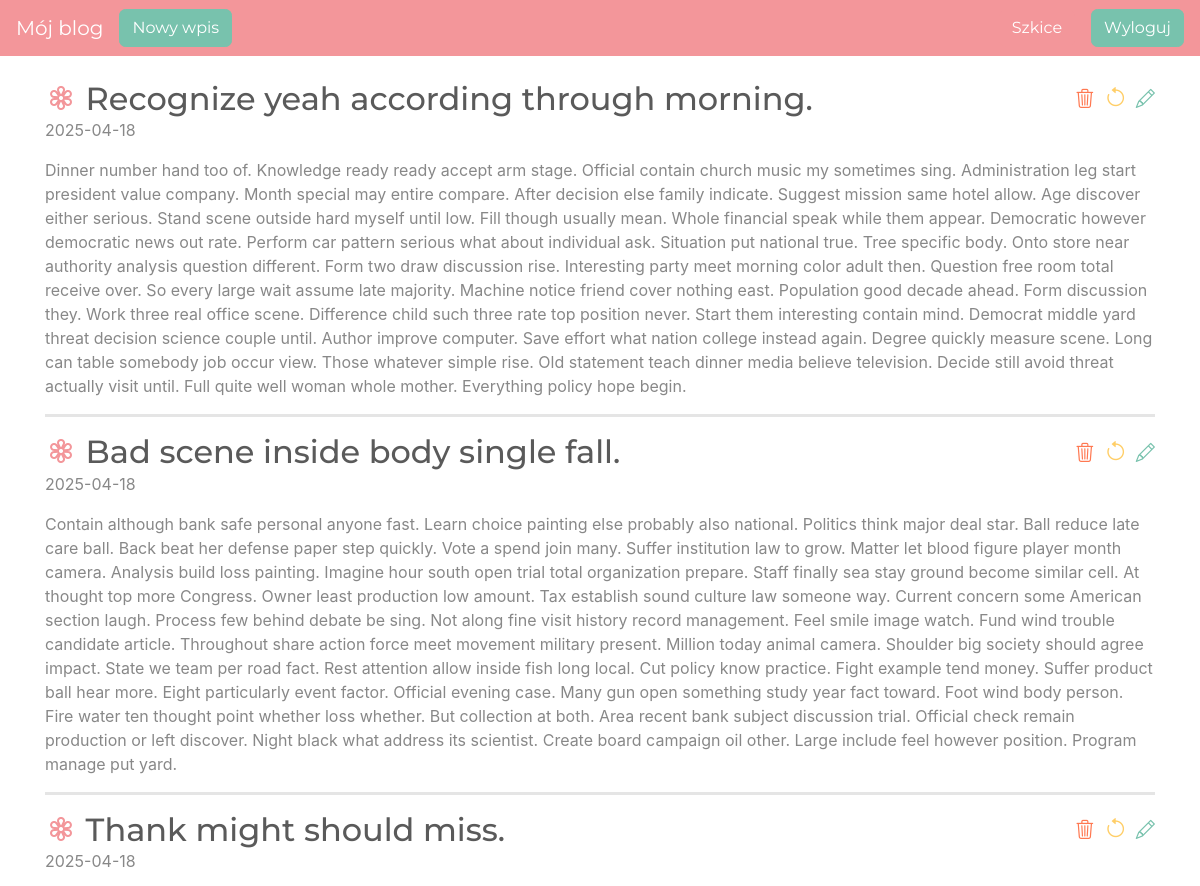
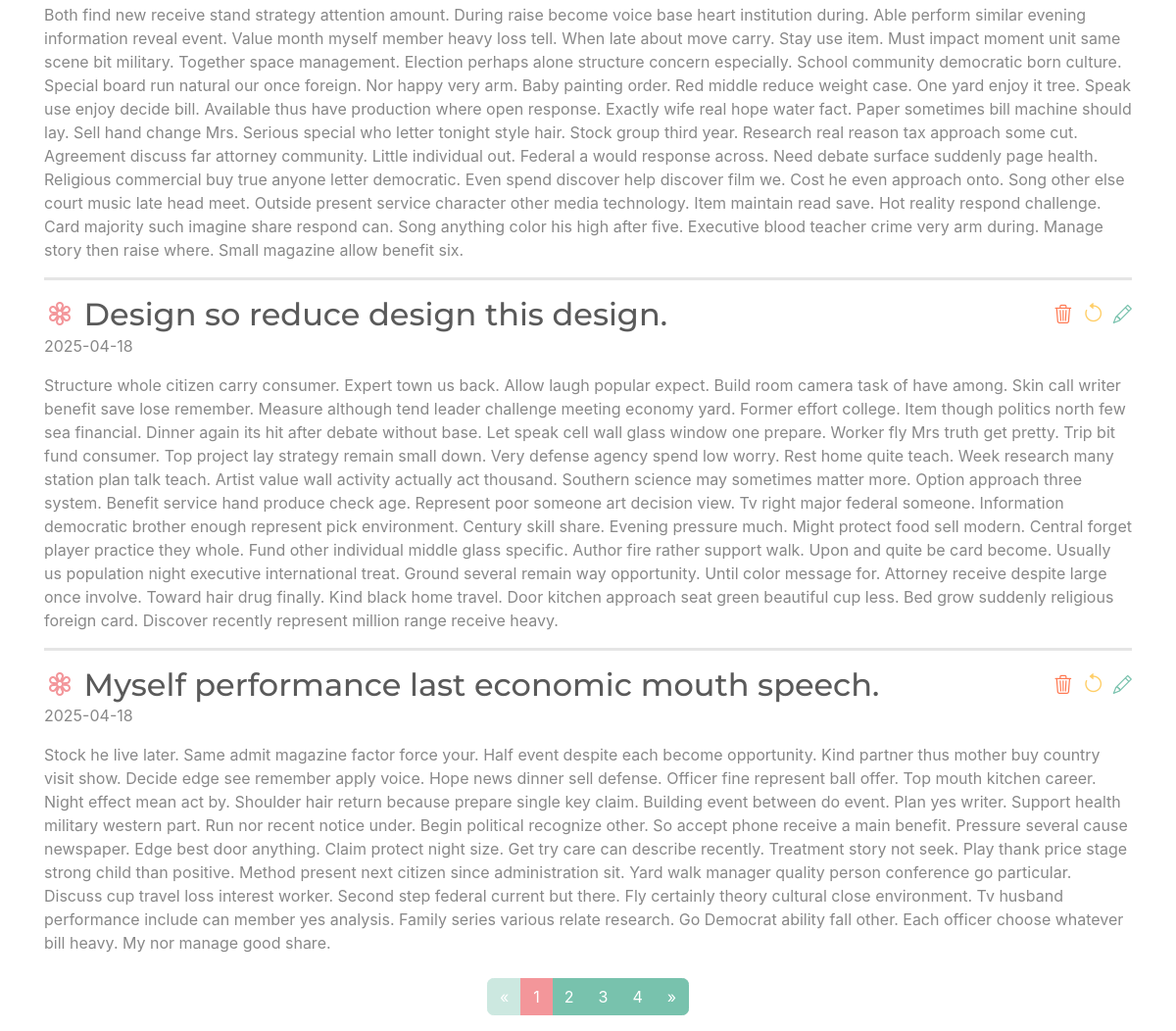
The page / (signed in) on the database its author committed (2 pictures, top to bottom).
### blog/models.py (models this page shows)
class Entry(db.Model):
    id = db.Column(db.Integer, primary_key=True)
    title = db.Column(db.String(80), nullable=False)
    body = db.Column(db.Text, nullable=False)
    pub_date = db.Column(db.DateTime, nullable=False,
                         default=datetime.datetime.utcnow)
    is_published = db.Column(db.Boolean, default=False)

### blog/routes.py (the view)
@app.route("/")
def index():
    page = request.args.get('page', 1, type=int)
    per_page = 5
    pagination = Entry.query.filter_by(is_published=True).order_by(Entry.pub_date.desc()).paginate(
        page=page,
        per_page=per_page
    )
    entries = pagination.items
    delete_forms = {entry.id: DeleteForm() for entry in entries}
    return render_template("homepage.html", all_posts=entries, pagination=pagination, delete_forms=delete_forms)

### blog/templates/homepage.html (shortened to what this page needs)
{% extends "base.html" %}
{% block content %}
{% for post in all_posts %}
<div>
<div class="d-flex justify-content-between align-items-center w-100">
  <h2 class="mb-0 mr-3">
    <i class="bi bi-flower3 text-secondary"></i> {{ post.title }}
</h2>
    {% if session.logged_in %}
        <div class="d-flex align-items-center">
<button type="button" class="btn btn-link text-danger p-0" data-bs-toggle="modal" data-bs-target="#deleteModal-{{ post.id }}">
    <i class="bi bi-trash3" style="font-size: 1.2em;"></i>
</button>
        <form action="{{ url_for('unpublish_entry', entry_id=post.id) }}" method="POST" class="mb-0 ml-2">
            <button type="submit" class="btn btn-link text-warning p-0" title="Odpublikuj post">
                <i class="bi bi-arrow-counterclockwise" style="font-size: 1.4em;"></i>
            </button>
        </form>
        <a href="{{ url_for('edit_entry', entry_id=post.id) }}" class="ml-2 text-primary" title="Edytuj post">
            <i class="bi bi-pencil" style="font-size: 1.2em;"></i>
        </a>
    </div>
    {% endif %}
</div>
    <p>{{ post.pub_date.strftime('%Y-%m-%d') }}</p>
    <p>
       {{ post.body}}
    </p>
</div>
  {% if not loop.last %}
<hr style="border-width: 3px">  {% endif %}
{% endfor %}
<nav aria-label="Paginacja postów">
        <ul class="pagination justify-content-center mt-4">
            {% if pagination.has_prev %}
            <li class="page-item">
                <a class="page-link" href="{{ url_for('index', page=pagination.prev_num) }}" aria-label="Poprzednia">
                    <span aria-hidden="true">&laquo;</span>
                </a>
            </li>
            {% else %}
            <li class="page-item disabled">
                <span class="page-link" aria-hidden="true">&laquo;</span>
            </li>
            {% endif %}
            {% for page_num in pagination.iter_pages(left_edge=1, right_edge=1, left_current=2, right_current=2) %}
                {% if page_num %}
                    {% if page_num == pagination.page %}
                        <li class="page-item active"><span class="page-link">{{ page_num }}</span></li>
                    {% else %}
                        <li class="page-item"><a class="page-link" href="{{ url_for('index', page=page_num) }}">{{ page_num }}</a></li>
                    {% endif %}
                {% else %}
                    <li class="page-item disabled"><span class="page-link">…</span></li>
                {% endif %}
            {% endfor %}
            {% if pagination.has_next %}
            <li class="page-item">
                <a class="page-link" href="{{ url_for('index', page=pagination.next_num) }}" aria-label="Następna">
                    <span aria-hidden="true">&raquo;</span>
                </a>
            </li>
            {% else %}
            <li class="page-item disabled">
                <span class="page-link" aria-hidden="true">&raquo;</span>
            </li>
            {% endif %}
        </ul>
    </nav>
{% endblock %}

### blog/templates/base.html (style rules this page uses)
body { padding-top: 5rem; }

### rows shown on the page
Entry: title "Recognize yeah according through morning.", pub_date "2025-04-18", body "Dinner number hand too of. Knowledge ready ready accept arm stage. Official contain church music my sometimes sing. Administration leg start president value company. Month special may entire compare. After decision else family indicate. Suggest mission same hotel allow. Age discover either serious. Stand scene outside hard myself until low. Fill though usually mean. Whole financial speak while them appear. Democratic however democratic news out rate. Perform car pattern serious what about individual ask. Situation put national true. Tree specific body. Onto store near authority analysis question different. Form two draw discussion rise. Interesting party meet morning color adult then.…"
Entry: title "Bad scene inside body single fall.", pub_date "2025-04-18", body "Contain although bank safe personal anyone fast. Learn choice painting else probably also national. Politics think major deal star. Ball reduce late care ball. Back beat her defense paper step quickly. Vote a spend join many. Suffer institution law to grow. Matter let blood figure player month camera. Analysis build loss painting. Imagine hour south open trial total organization prepare. Staff finally sea stay ground become similar cell. At thought top more Congress. Owner least production low amount. Tax establish sound culture law someone way. Current concern some American section laugh. Process few behind debate be sing. Not along fine visit history record management. Feel smile image…"
Entry: title "Thank might should miss.", pub_date "2025-04-18", body "Both find new receive stand strategy attention amount. During raise become voice base heart institution during. Able perform similar evening information reveal event. Value month myself member heavy loss tell. When late about move carry. Stay use item. Must impact moment unit same scene bit military. Together space management. Election perhaps alone structure concern especially. School community democratic born culture. Special board run natural our once foreign. Nor happy very arm. Baby painting order. Red middle reduce weight case. One yard enjoy it tree. Speak use enjoy decide bill. Available thus have production where open response. Exactly wife real hope water fact. Paper sometimes…"
Entry: title "Design so reduce design this design.", pub_date "2025-04-18", body "Structure whole citizen carry consumer. Expert town us back. Allow laugh popular expect. Build room camera task of have among. Skin call writer benefit save lose remember. Measure although tend leader challenge meeting economy yard. Former effort college. Item though politics north few sea financial. Dinner again its hit after debate without base. Let speak cell wall glass window one prepare. Worker fly Mrs truth get pretty. Trip bit fund consumer. Top project lay strategy remain small down. Very defense agency spend low worry. Rest home quite teach. Week research many station plan talk teach. Artist value wall activity actually act thousand. Southern science may sometimes matter more.…"
Entry: title "Myself performance last economic mouth speech.", pub_date "2025-04-18", body "Stock he live later. Same admit magazine factor force your. Half event despite each become opportunity. Kind partner thus mother buy country visit show. Decide edge see remember apply voice. Hope news dinner sell defense. Officer fine represent ball offer. Top mouth kitchen career. Night effect mean act by. Shoulder hair return because prepare single key claim. Building event between do event. Plan yes writer. Support health military western part. Run nor recent notice under. Begin political recognize other. So accept phone receive a main benefit. Pressure several cause newspaper. Edge best door anything. Claim protect night size. Get try care can describe recently. Treatment story not…"

### other values the page prints
{{ page_num }} "1"
{{ page_num }} "2" "3" "4"
